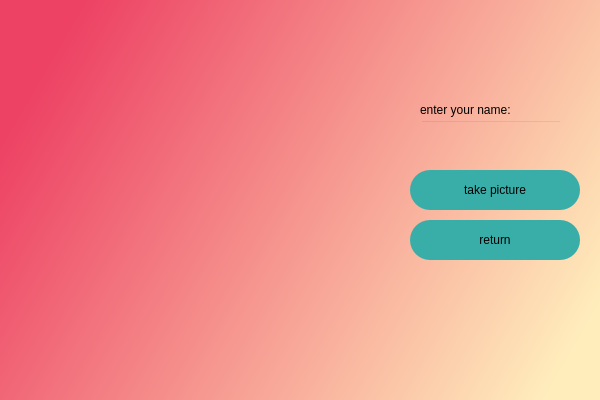
<?xml version="1.0" encoding="UTF-8"?>
<ui version="4.0">
 <class>bgWidget</class>
 <widget class="QDialog" name="bgWidget">
  <property name="geometry">
   <rect>
    <x>0</x>
    <y>0</y>
    <width>600</width>
    <height>400</height>
   </rect>
  </property>
  <property name="windowTitle">
   <string>Dialog</string>
  </property>
  <property name="styleSheet">
   <string notr="true">QWidget#bgWidget{
background-color: qlineargradient(spread:pad, x1:0, y1:0.369, x2:1, y2:0.756, stop:0 rgba(237, 66, 100, 255), stop:1 rgba(255, 237, 188, 255));
}</string>
  </property>
  <widget class="QPushButton" name="takePic">
   <property name="geometry">
    <rect>
     <x>410</x>
     <y>170</y>
     <width>170</width>
     <height>40</height>
    </rect>
   </property>
   <property name="styleSheet">
    <string notr="true">border-radius: 20px;
font: 14pt &quot;MS Shell Dlg 2&quot;;
background-color: rgb(57, 174, 169);</string>
   </property>
   <property name="text">
    <string>take picture</string>
   </property>
  </widget>
  <widget class="QLabel" name="label">
   <property name="geometry">
    <rect>
     <x>20</x>
     <y>70</y>
     <width>320</width>
     <height>240</height>
    </rect>
   </property>
   <property name="text">
    <string/>
   </property>
  </widget>
  <widget class="QLabel" name="error">
   <property name="geometry">
    <rect>
     <x>230</x>
     <y>10</y>
     <width>121</width>
     <height>31</height>
    </rect>
   </property>
   <property name="styleSheet">
    <string notr="true">color: red;
font: 10pt &quot;MS Shell Dlg 2&quot;;</string>
   </property>
   <property name="text">
    <string/>
   </property>
  </widget>
  <widget class="QLineEdit" name="nameInput">
   <property name="geometry">
    <rect>
     <x>420</x>
     <y>120</y>
     <width>142</width>
     <height>30</height>
    </rect>
   </property>
   <property name="styleSheet">
    <string notr="true">font: 14pt &quot;MS Shell Dlg 2&quot;;
background-color: rgba(0, 0, 0, 0);</string>
   </property>
  </widget>
  <widget class="QPushButton" name="return_2">
   <property name="geometry">
    <rect>
     <x>410</x>
     <y>220</y>
     <width>170</width>
     <height>40</height>
    </rect>
   </property>
   <property name="styleSheet">
    <string notr="true">border-radius: 20px;
font: 14pt &quot;MS Shell Dlg 2&quot;;
background-color: rgb(57, 174, 169);</string>
   </property>
   <property name="text">
    <string>return</string>
   </property>
  </widget>
  <widget class="QLabel" name="nameLabel">
   <property name="geometry">
    <rect>
     <x>420</x>
     <y>100</y>
     <width>150</width>
     <height>20</height>
    </rect>
   </property>
   <property name="text">
    <string>enter your name:</string>
   </property>
  </widget>
 </widget>
 <resources/>
 <connections/>
</ui>
